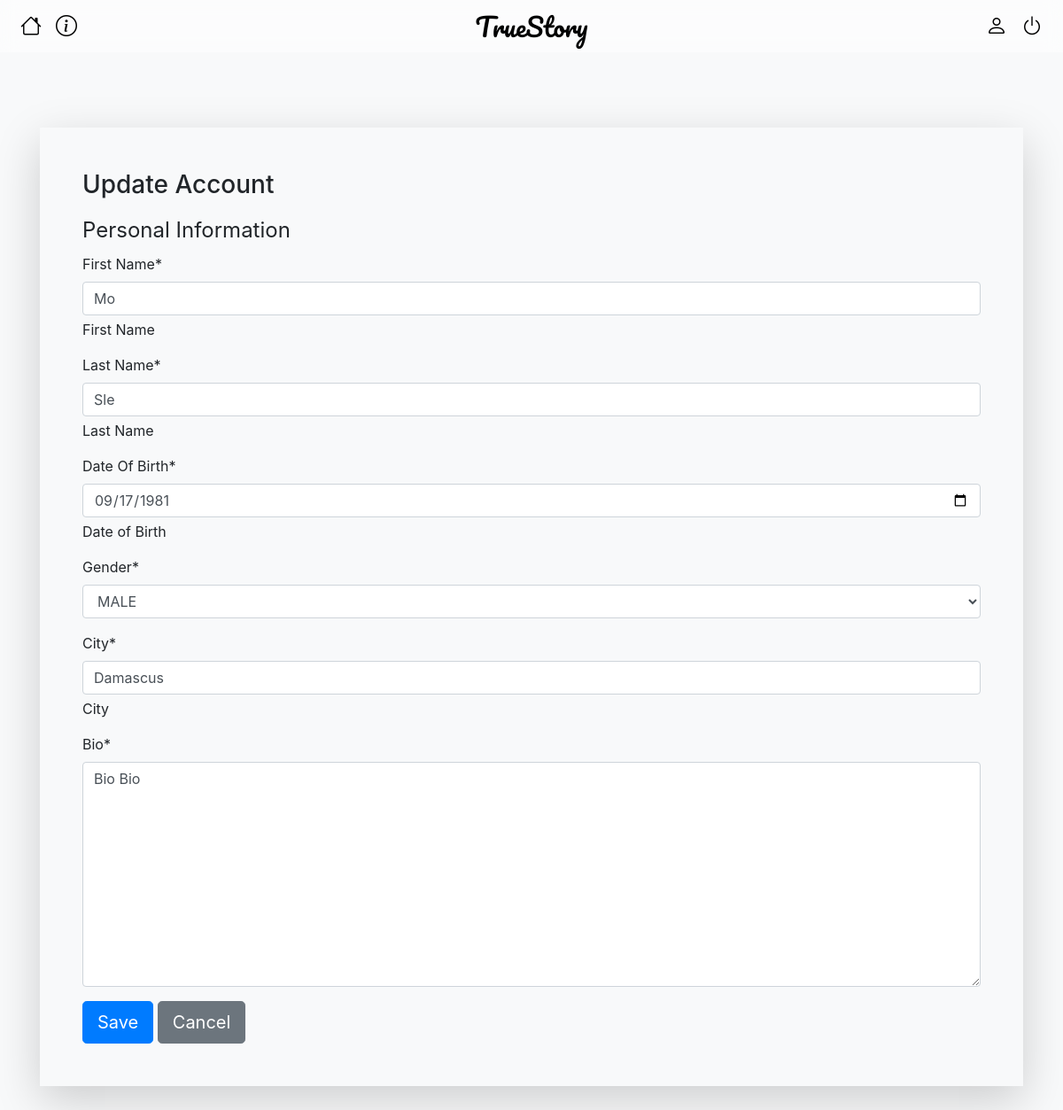
Screenshot of /account/1/update/0 (signed in) with the database file from the repository.
### mainapp/models.py (models this page shows, shortened)
class Account(models.Model):
    user = models.OneToOneField(CustomUser, on_delete=models.CASCADE, primary_key=True)
    first_name = models.CharField("First Name", max_length=100)
    last_name = models.CharField("Last Name", max_length=100)
    date_of_birth = models.DateField("Date Of Birth",)
    gender = models.CharField("Gender", max_length=8, choices=[("MALE", "MALE"), ("FEMALE", "FEMALE")])
    city = models.CharField("City", max_length=50)
    bio = models.TextField("Bio", max_length=1000)
    last_api_call = models.DateTimeField(null=True, blank=True)

### mainapp/views/account.py (the view, shortened to what this page needs)
class AccountUpdateView(LoginRequiredMixin, UserPassesTestMixin, UpdateView):
    model = Account
    form_class = AccountUpdateForm
    template_name = 'mainapp/account/account_update.html'
    def test_func(self):
        return self.get_object().user.id == self.request.user.id

### mainapp/forms/account.py
class AccountUpdateForm(AccountBaseForm):
    class Meta(AccountBaseForm.Meta):
        model = Account
    def __init__(self, *args, **kwargs):
        super(AccountUpdateForm, self).__init__(*args, **kwargs)
        self.helper = FormHelper()
        cancel_url = reverse('account_detail', kwargs={'pk': self.instance.pk})
        self.helper.layout = Layout(
            Fieldset(
                "Personal Information",
                "first_name",
                "last_name",
                "date_of_birth",
                "gender",
                "city",
                "bio",
            ),
             ButtonHolder(
                Submit("submit", "Save", css_class="btn-primary btn-lg"),
                HTML(f'<a class="btn btn-secondary btn-lg" href="{cancel_url}">Cancel</a>')
            ),
        )

### mainapp/templates/mainapp/account/account_update.html
{% extends "mainapp/bases/update_form_base.html" %}
{% block h2 %}Update Account{% endblock %}

### mainapp/templates/mainapp/bases/update_form_base.html (shortened to what this page needs)
{% extends "base.html" %}
{% load crispy_forms_tags %}
{% block content %}
<div class="container mt-5 shadow-lg bg-light p-5">
    <h3 class="mb-3">{%block h2%}h2 block{%endblock%}</h3>
    {% crispy form %}
</div>
{% endblock %}

### mainapp/static/mainapp/css/base.css (style rules this page uses)
body { margin: 0; padding: 0; box-sizing: border-box; }

### rows the page displays
Account: first_name "Mo", last_name "Sle", date_of_birth "09/17/1981", gender "MALE", city "Damascus", bio "Bio Bio"
